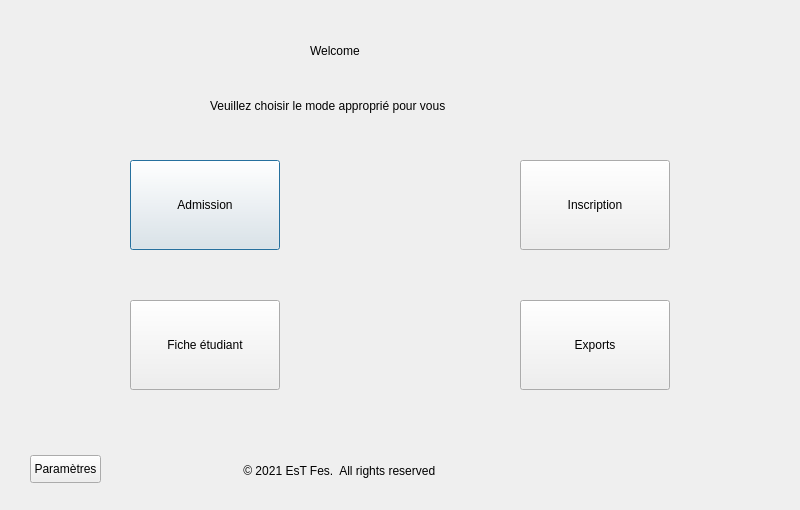
<?xml version="1.0" encoding="UTF-8"?>
<ui version="4.0">
 <class>Dialog</class>
 <widget class="QDialog" name="Dialog">
  <property name="geometry">
   <rect>
    <x>0</x>
    <y>0</y>
    <width>800</width>
    <height>510</height>
   </rect>
  </property>
  <property name="windowTitle">
   <string>Dialog</string>
  </property>
  <widget class="QWidget" name="widget" native="true">
   <property name="geometry">
    <rect>
     <x>0</x>
     <y>0</y>
     <width>801</width>
     <height>501</height>
    </rect>
   </property>
   <property name="styleSheet">
    <string notr="true"/>
   </property>
   <widget class="QLabel" name="label">
    <property name="geometry">
     <rect>
      <x>310</x>
      <y>0</y>
      <width>211</width>
      <height>101</height>
     </rect>
    </property>
    <property name="styleSheet">
     <string notr="true">font: 75 28pt &quot;Segoe Script&quot;;</string>
    </property>
    <property name="text">
     <string>Welcome</string>
    </property>
   </widget>
   <widget class="QPushButton" name="pushButton">
    <property name="geometry">
     <rect>
      <x>130</x>
      <y>160</y>
      <width>150</width>
      <height>90</height>
     </rect>
    </property>
    <property name="text">
     <string>Admission</string>
    </property>
   </widget>
   <widget class="QPushButton" name="fiche_etud">
    <property name="geometry">
     <rect>
      <x>130</x>
      <y>300</y>
      <width>150</width>
      <height>90</height>
     </rect>
    </property>
    <property name="text">
     <string>Fiche étudiant</string>
    </property>
   </widget>
   <widget class="QPushButton" name="Inscription">
    <property name="geometry">
     <rect>
      <x>520</x>
      <y>160</y>
      <width>150</width>
      <height>90</height>
     </rect>
    </property>
    <property name="text">
     <string>Inscription</string>
    </property>
   </widget>
   <widget class="QPushButton" name="Exports">
    <property name="geometry">
     <rect>
      <x>520</x>
      <y>300</y>
      <width>150</width>
      <height>90</height>
     </rect>
    </property>
    <property name="text">
     <string>Exports</string>
    </property>
   </widget>
   <widget class="QLabel" name="label_2">
    <property name="geometry">
     <rect>
      <x>210</x>
      <y>90</y>
      <width>391</width>
      <height>31</height>
     </rect>
    </property>
    <property name="styleSheet">
     <string notr="true">font: 75 italic 16pt &quot;Sitka Heading&quot;;</string>
    </property>
    <property name="text">
     <string>Veuillez choisir le mode approprié pour vous </string>
    </property>
   </widget>
   <widget class="QLabel" name="label_3">
    <property name="geometry">
     <rect>
      <x>240</x>
      <y>460</y>
      <width>331</width>
      <height>21</height>
     </rect>
    </property>
    <property name="styleSheet">
     <string notr="true">font: 10pt &quot;Ravie&quot;;</string>
    </property>
    <property name="text">
     <string> © 2021 EsT Fes.  All rights reserved</string>
    </property>
   </widget>
   <widget class="QPushButton" name="about">
    <property name="geometry">
     <rect>
      <x>690</x>
      <y>40</y>
      <width>61</width>
      <height>51</height>
     </rect>
    </property>
    <property name="styleSheet">
     <string notr="true">border: solide 1px ;</string>
    </property>
    <property name="text">
     <string/>
    </property>
    <property name="icon">
     <iconset resource="rsurc.qrc">
      <normaloff>:/pic/about.png</normaloff>:/pic/about.png</iconset>
    </property>
    <property name="iconSize">
     <size>
      <width>60</width>
      <height>60</height>
     </size>
    </property>
   </widget>
   <widget class="QPushButton" name="para">
    <property name="geometry">
     <rect>
      <x>30</x>
      <y>455</y>
      <width>71</width>
      <height>28</height>
     </rect>
    </property>
    <property name="text">
     <string>Paramètres</string>
    </property>
   </widget>
  </widget>
 </widget>
 <resources>
  <include location="rsurc.qrc"/>
 </resources>
 <connections/>
</ui>
